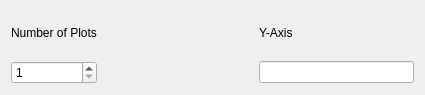
<?xml version="1.0" encoding="UTF-8"?>
<ui version="4.0">
 <class>Form</class>
 <widget class="QWidget" name="Form">
  <property name="geometry">
   <rect>
    <x>0</x>
    <y>0</y>
    <width>425</width>
    <height>95</height>
   </rect>
  </property>
  <property name="windowTitle">
   <string>Form</string>
  </property>
  <layout class="QGridLayout" name="gridLayout">
   <item row="1" column="3">
    <widget class="QLineEdit" name="lineEdit"/>
   </item>
   <item row="1" column="1">
    <widget class="QSpinBox" name="spinBox">
     <property name="minimum">
      <number>1</number>
     </property>
     <property name="maximum">
      <number>12</number>
     </property>
    </widget>
   </item>
   <item row="0" column="3">
    <widget class="QLabel" name="label_2">
     <property name="text">
      <string>Y-Axis</string>
     </property>
    </widget>
   </item>
   <item row="0" column="1">
    <widget class="QLabel" name="label">
     <property name="text">
      <string>Number of Plots</string>
     </property>
    </widget>
   </item>
   <item row="0" column="2">
    <spacer name="horizontalSpacer">
     <property name="orientation">
      <enum>Qt::Horizontal</enum>
     </property>
     <property name="sizeHint" stdset="0">
      <size>
       <width>40</width>
       <height>20</height>
      </size>
     </property>
    </spacer>
   </item>
   <item row="1" column="2">
    <spacer name="horizontalSpacer_2">
     <property name="orientation">
      <enum>Qt::Horizontal</enum>
     </property>
     <property name="sizeHint" stdset="0">
      <size>
       <width>40</width>
       <height>20</height>
      </size>
     </property>
    </spacer>
   </item>
  </layout>
 </widget>
 <resources/>
 <connections/>
</ui>
